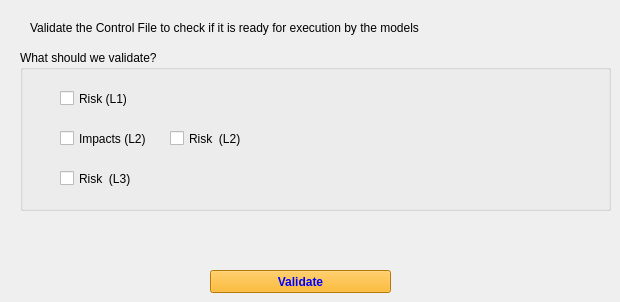
         <widget class="QWidget" name="tab_Valid">
          <attribute name="title">
           <string>Validation</string>
          </attribute>
          <widget class="QLabel" name="label_7">
           <property name="geometry">
            <rect>
             <x>30</x>
             <y>20</y>
             <width>431</width>
             <height>16</height>
            </rect>
           </property>
           <property name="text">
            <string>Validate the Control File to check if it is ready for execution by the models</string>
           </property>
          </widget>
          <widget class="QPushButton" name="pushButton_Validate">
           <property name="geometry">
            <rect>
             <x>210</x>
             <y>270</y>
             <width>181</width>
             <height>23</height>
            </rect>
           </property>
           <property name="palette">
            <palette>
             <active>
              <colorrole role="WindowText">
               <brush brushstyle="SolidPattern">
                <color alpha="255">
                 <red>0</red>
                 <green>0</green>
                 <blue>0</blue>
                </color>
               </brush>
              </colorrole>
              <colorrole role="Button">
               <brush brushstyle="SolidPattern">
                <color alpha="255">
                 <red>255</red>
                 <green>170</green>
                 <blue>0</blue>
                </color>
               </brush>
              </colorrole>
              <colorrole role="Light">
               <brush brushstyle="SolidPattern">
                <color alpha="255">
                 <red>255</red>
                 <green>213</green>
                 <blue>127</blue>
                </color>
               </brush>
              </colorrole>
              <colorrole role="Midlight">
               <brush brushstyle="SolidPattern">
                <color alpha="255">
                 <red>255</red>
                 <green>191</green>
                 <blue>63</blue>
                </color>
               </brush>
              </colorrole>
              <colorrole role="Dark">
               <brush brushstyle="SolidPattern">
                <color alpha="255">
                 <red>127</red>
                 <green>85</green>
                 <blue>0</blue>
                </color>
               </brush>
              </colorrole>
              <colorrole role="Mid">
               <brush brushstyle="SolidPattern">
                <color alpha="255">
                 <red>170</red>
                 <green>113</green>
                 <blue>0</blue>
                </color>
               </brush>
              </colorrole>
              <colorrole role="Text">
               <brush brushstyle="SolidPattern">
                <color alpha="255">
                 <red>255</red>
                 <green>0</green>
                 <blue>0</blue>
                </color>
               </brush>
              </colorrole>
              <colorrole role="BrightText">
               <brush brushstyle="SolidPattern">
                <color alpha="255">
                 <red>255</red>
                 <green>255</green>
                 <blue>255</blue>
                </color>
               </brush>
              </colorrole>
              <colorrole role="ButtonText">
               <brush brushstyle="SolidPattern">
                <color alpha="255">
                 <red>0</red>
                 <green>0</green>
                 <blue>255</blue>
                </color>
               </brush>
              </colorrole>
              <colorrole role="Base">
               <brush brushstyle="SolidPattern">
                <color alpha="255">
                 <red>255</red>
                 <green>255</green>
                 <blue>255</blue>
                </color>
               </brush>
              </colorrole>
              <colorrole role="Window">
               <brush brushstyle="SolidPattern">
                <color alpha="255">
                 <red>255</red>
                 <green>170</green>
                 <blue>0</blue>
                </color>
               </brush>
              </colorrole>
              <colorrole role="Shadow">
               <brush brushstyle="SolidPattern">
                <color alpha="255">
                 <red>0</red>
                 <green>0</green>
                 <blue>0</blue>
                </color>
               </brush>
              </colorrole>
              <colorrole role="AlternateBase">
               <brush brushstyle="SolidPattern">
                <color alpha="255">
                 <red>255</red>
                 <green>212</green>
                 <blue>127</blue>
                </color>
               </brush>
              </colorrole>
              <colorrole role="ToolTipBase">
               <brush brushstyle="SolidPattern">
                <color alpha="255">
                 <red>255</red>
                 <green>255</green>
                 <blue>220</blue>
                </color>
               </brush>
              </colorrole>
              <colorrole role="ToolTipText">
               <brush brushstyle="SolidPattern">
                <color alpha="255">
                 <red>0</red>
                 <green>0</green>
                 <blue>0</blue>
                </color>
               </brush>
              </colorrole>
             </active>
             <inactive>
              <colorrole role="WindowText">
               <brush brushstyle="SolidPattern">
                <color alpha="255">
                 <red>0</red>
                 <green>0</green>
                 <blue>0</blue>
                </color>
               </brush>
              </colorrole>
              <colorrole role="Button">
               <brush brushstyle="SolidPattern">
                <color alpha="255">
                 <red>255</red>
                 <green>170</green>
                 <blue>0</blue>
                </color>
               </brush>
              </colorrole>
              <colorrole role="Light">
               <brush brushstyle="SolidPattern">
                <color alpha="255">
                 <red>255</red>
                 <green>213</green>
                 <blue>127</blue>
                </color>
               </brush>
              </colorrole>
              <colorrole role="Midlight">
               <brush brushstyle="SolidPattern">
                <color alpha="255">
                 <red>255</red>
                 <green>191</green>
                 <blue>63</blue>
                </color>
               </brush>
              </colorrole>
              <colorrole role="Dark">
               <brush brushstyle="SolidPattern">
                <color alpha="255">
                 <red>127</red>
                 <green>85</green>
                 <blue>0</blue>
                </color>
               </brush>
              </colorrole>
              <colorrole role="Mid">
               <brush brushstyle="SolidPattern">
                <color alpha="255">
                 <red>170</red>
                 <green>113</green>
                 <blue>0</blue>
                </color>
               </brush>
              </colorrole>
              <colorrole role="Text">
               <brush brushstyle="SolidPattern">
                <color alpha="255">
                 <red>255</red>
                 <green>0</green>
                 <blue>0</blue>
                </color>
               </brush>
              </colorrole>
              <colorrole role="BrightText">
               <brush brushstyle="SolidPattern">
                <color alpha="255">
                 <red>255</red>
                 <green>255</green>
                 <blue>255</blue>
                </color>
               </brush>
              </colorrole>
              <colorrole role="ButtonText">
               <brush brushstyle="SolidPattern">
                <color alpha="255">
                 <red>0</red>
                 <green>0</green>
                 <blue>255</blue>
                </color>
               </brush>
              </colorrole>
              <colorrole role="Base">
               <brush brushstyle="SolidPattern">
                <color alpha="255">
                 <red>255</red>
                 <green>255</green>
                 <blue>255</blue>
                </color>
               </brush>
              </colorrole>
              <colorrole role="Window">
               <brush brushstyle="SolidPattern">
                <color alpha="255">
                 <red>255</red>
                 <green>170</green>
                 <blue>0</blue>
                </color>
               </brush>
              </colorrole>
              <colorrole role="Shadow">
               <brush brushstyle="SolidPattern">
                <color alpha="255">
                 <red>0</red>
                 <green>0</green>
                 <blue>0</blue>
                </color>
               </brush>
              </colorrole>
              <colorrole role="AlternateBase">
               <brush brushstyle="SolidPattern">
                <color alpha="255">
                 <red>255</red>
                 <green>212</green>
                 <blue>127</blue>
                </color>
               </brush>
              </colorrole>
              <colorrole role="ToolTipBase">
               <brush brushstyle="SolidPattern">
                <color alpha="255">
                 <red>255</red>
                 <green>255</green>
                 <blue>220</blue>
                </color>
               </brush>
              </colorrole>
              <colorrole role="ToolTipText">
               <brush brushstyle="SolidPattern">
                <color alpha="255">
                 <red>0</red>
                 <green>0</green>
                 <blue>0</blue>
                </color>
               </brush>
              </colorrole>
             </inactive>
             <disabled>
              <colorrole role="WindowText">
               <brush brushstyle="SolidPattern">
                <color alpha="255">
                 <red>127</red>
                 <green>85</green>
                 <blue>0</blue>
                </color>
               </brush>
              </colorrole>
              <colorrole role="Button">
               <brush brushstyle="SolidPattern">
                <color alpha="255">
                 <red>255</red>
                 <green>170</green>
                 <blue>0</blue>
                </color>
               </brush>
              </colorrole>
              <colorrole role="Light">
               <brush brushstyle="SolidPattern">
                <color alpha="255">
                 <red>255</red>
                 <green>213</green>
                 <blue>127</blue>
                </color>
               </brush>
              </colorrole>
              <colorrole role="Midlight">
               <brush brushstyle="SolidPattern">
                <color alpha="255">
                 <red>255</red>
                 <green>191</green>
                 <blue>63</blue>
                </color>
               </brush>
              </colorrole>
              <colorrole role="Dark">
               <brush brushstyle="SolidPattern">
                <color alpha="255">
                 <red>127</red>
                 <green>85</green>
                 <blue>0</blue>
                </color>
               </brush>
              </colorrole>
              <colorrole role="Mid">
               <brush brushstyle="SolidPattern">
                <color alpha="255">
                 <red>170</red>
                 <green>113</green>
                 <blue>0</blue>
                </color>
               </brush>
              </colorrole>
              <colorrole role="Text">
               <brush brushstyle="SolidPattern">
                <color alpha="255">
                 <red>127</red>
                 <green>85</green>
                 <blue>0</blue>
                </color>
               </brush>
              </colorrole>
              <colorrole role="BrightText">
               <brush brushstyle="SolidPattern">
                <color alpha="255">
                 <red>255</red>
                 <green>255</green>
                 <blue>255</blue>
                </color>
               </brush>
              </colorrole>
              <colorrole role="ButtonText">
               <brush brushstyle="SolidPattern">
                <color alpha="255">
                 <red>127</red>
                 <green>85</green>
                 <blue>0</blue>
                </color>
               </brush>
              </colorrole>
              <colorrole role="Base">
               <brush brushstyle="SolidPattern">
                <color alpha="255">
                 <red>255</red>
                 <green>170</green>
                 <blue>0</blue>
                </color>
               </brush>
              </colorrole>
              <colorrole role="Window">
               <brush brushstyle="SolidPattern">
                <color alpha="255">
                 <red>255</red>
                 <green>170</green>
                 <blue>0</blue>
                </color>
               </brush>
              </colorrole>
              <colorrole role="Shadow">
               <brush brushstyle="SolidPattern">
                <color alpha="255">
                 <red>0</red>
                 <green>0</green>
                 <blue>0</blue>
                </color>
               </brush>
              </colorrole>
              <colorrole role="AlternateBase">
               <brush brushstyle="SolidPattern">
                <color alpha="255">
                 <red>255</red>
                 <green>170</green>
                 <blue>0</blue>
                </color>
               </brush>
              </colorrole>
              <colorrole role="ToolTipBase">
               <brush brushstyle="SolidPattern">
                <color alpha="255">
                 <red>255</red>
                 <green>255</green>
                 <blue>220</blue>
                </color>
               </brush>
              </colorrole>
              <colorrole role="ToolTipText">
               <brush brushstyle="SolidPattern">
                <color alpha="255">
                 <red>0</red>
                 <green>0</green>
                 <blue>0</blue>
                </color>
               </brush>
              </colorrole>
             </disabled>
            </palette>
           </property>
           <property name="font">
            <font>
             <weight>75</weight>
             <bold>true</bold>
            </font>
           </property>
           <property name="text">
            <string>Validate</string>
           </property>
          </widget>
          <widget class="QGroupBox" name="groupBox_4">
           <property name="geometry">
            <rect>
             <x>20</x>
             <y>50</y>
             <width>591</width>
             <height>161</height>
            </rect>
           </property>
           <property name="title">
            <string>What should we validate?</string>
           </property>
           <widget class="QCheckBox" name="checkBox_Vr1">
            <property name="geometry">
             <rect>
              <x>40</x>
              <y>40</y>
              <width>101</width>
              <height>17</height>
             </rect>
            </property>
            <property name="text">
             <string>Risk (L1)</string>
            </property>
           </widget>
           <widget class="QCheckBox" name="checkBox_Vi2">
            <property name="geometry">
             <rect>
              <x>40</x>
              <y>80</y>
              <width>101</width>
              <height>17</height>
             </rect>
            </property>
            <property name="text">
             <string>Impacts (L2)</string>
            </property>
            <property name="checked">
             <bool>false</bool>
            </property>
           </widget>
           <widget class="QCheckBox" name="checkBox_Vr2">
            <property name="geometry">
             <rect>
              <x>150</x>
              <y>80</y>
              <width>101</width>
              <height>17</height>
             </rect>
            </property>
            <property name="text">
             <string>Risk  (L2)</string>
            </property>
            <property name="checked">
             <bool>false</bool>
            </property>
           </widget>
           <widget class="QCheckBox" name="checkBox_Vr3">
            <property name="geometry">
             <rect>
              <x>40</x>
              <y>120</y>
              <width>101</width>
              <height>17</height>
             </rect>
            </property>
            <property name="text">
             <string>Risk  (L3)</string>
            </property>
           </widget>
          </widget>
         </widget>
